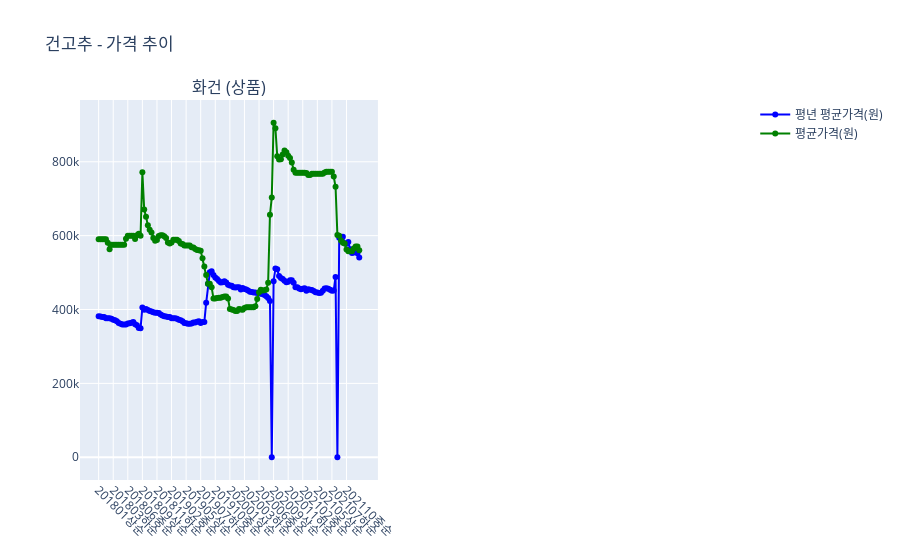
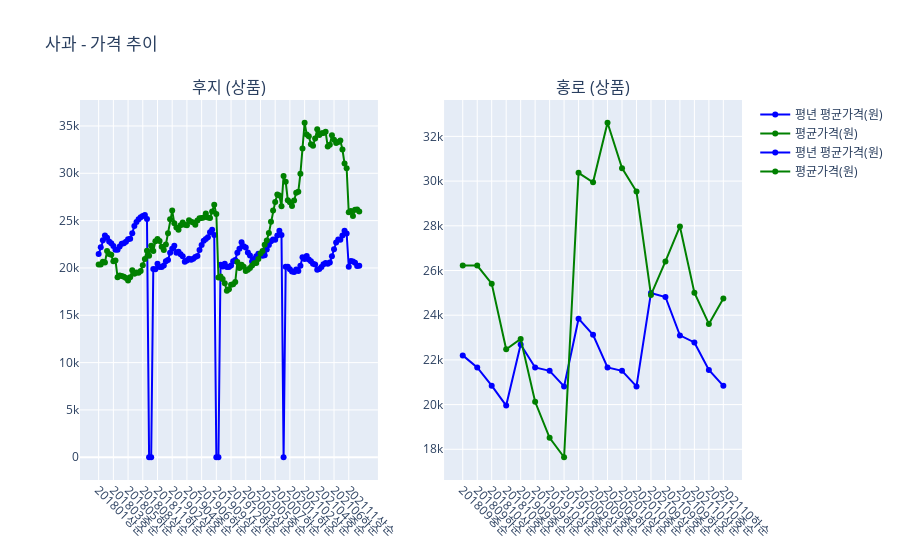
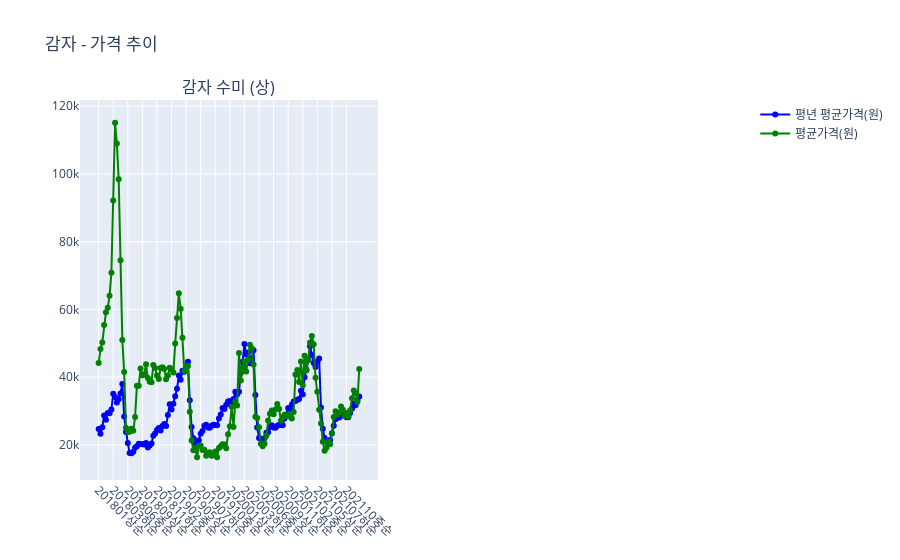
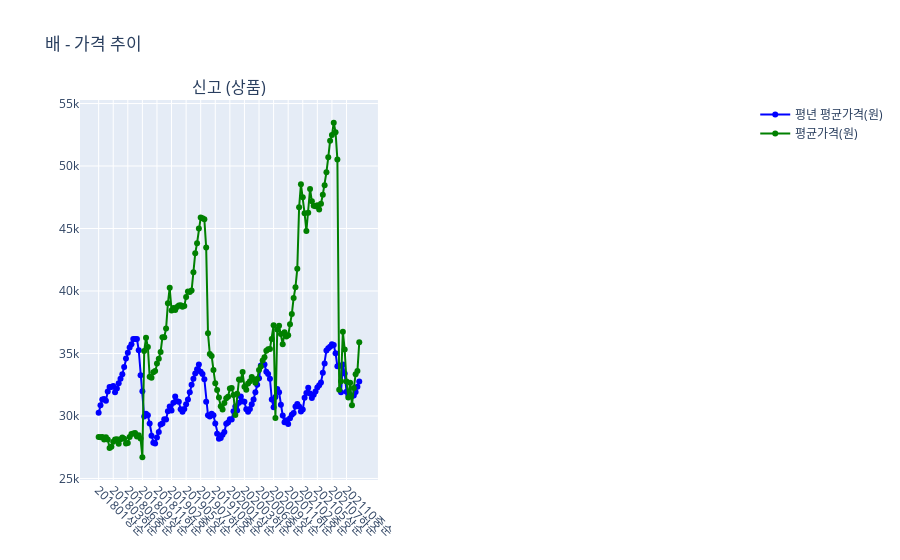

These figures' notebook cell, in order:
### Markdown cell above
### train data eda

### Code cell
import math
from matplotlib.ticker import MaxNLocator
import plotly.graph_objects as go
from plotly.subplots import make_subplots

unique_items = filtered_df['품목명'].unique()
for item in unique_items:
    item_data = filtered_df[filtered_df['품목명'] == item]
    unique_combinations = item_data[['품종명', '등급']].drop_duplicates()
    num_combinations = len(unique_combinations)
    
    cols = 2
    rows = math.ceil(num_combinations / cols)
    
    fig = make_subplots(rows=rows, cols=cols, subplot_titles=[f"{variety} ({grade})" for variety, grade in unique_combinations.itertuples(index=False)])
    
    for idx, (variety, grade) in enumerate(unique_combinations.itertuples(index=False)):
        row = idx // cols + 1
        col = idx % cols + 1
        combination_data = item_data[
            (item_data['품종명'] == variety) &
            (item_data['등급'] == grade)
        ].dropna(subset=['평년 평균가격(원)', '평균가격(원)', '시점']).sort_values('시점')
        
        fig.add_trace(
            go.Scatter(x=combination_data['시점'], y=combination_data['평년 평균가격(원)'],
                       mode='lines+markers', name='평년 평균가격(원)', line=dict(color='blue')),
            row=row, col=col
        )
        
        fig.add_trace(
            go.Scatter(x=combination_data['시점'], y=combination_data['평균가격(원)'],
                       mode='lines+markers', name='평균가격(원)', line=dict(color='green')),
            row=row, col=col
        )
    
    fig.update_layout(title_text=f"{item} - 가격 추이", showlegend=True)
    fig.update_xaxes(tickangle=45)
    fig.show()
    
    # (Optional) Save the plot as HTML
    # fig.write_html(f"{item}_가격추이.html")

### Figure 1 — Plotly figure (JSON) as saved in the notebook; plotly's stock layout.template omitted (floating-point values rounded to 4 significant figures; data arrays with more than 128 entries replaced by an {"elided": "..."} marker saying what was removed)
{"data": [{"line": {"color": "blue"}, "mode": "lines+markers", "name": "평년 평균가격(원)", "type": "scatter", "x": {"elided": "144 str values"}, "xaxis": "x", "y": {"elided": "144 float values"}, "yaxis": "y"}, {"line": {"color": "green"}, "mode": "lines+markers", "name": "평균가격(원)", "type": "scatter", "x": {"elided": "144 str values"}, "xaxis": "x", "y": {"elided": "144 float values"}, "yaxis": "y"}], "layout": {"annotations": [{"font": {"size": 16}, "showarrow": false, "text": "화건 (상품)", "x": 0.225, "xanchor": "center", "xref": "paper", "y": 1, "yanchor": "bottom", "yref": "paper"}], "showlegend": true, "title": {"text": "건고추 - 가격 추이"}, "xaxis": {"anchor": "y", "domain": [0, 0.45], "tickangle": 45}, "xaxis2": {"anchor": "y2", "domain": [0.55, 1], "tickangle": 45}, "yaxis": {"anchor": "x", "domain": [0, 1]}, "yaxis2": {"anchor": "x2", "domain": [0, 1]}}}

### Figure 2 — Plotly figure (JSON) as saved in the notebook; plotly's stock layout.template omitted (floating-point values rounded to 4 significant figures)
{"data": [{"line": {"color": "blue"}, "mode": "lines+markers", "name": "평년 평균가격(원)", "type": "scatter", "x": ["201801상순", "201801중순", "201801하순", "201802상순", "201802중순", "201802하순", "201803상순", "201803중순", "201803하순", "201804상순", "201804중순", "201804하순", "201805상순", "201805중순", "201805하순", "201806상순", "201806중순", "201806하순", "201807상순", "201807중순", "201807하순", "201808상순", "201808중순", "201808하순", "201809상순", "201810하순", "201811상순", "201811중순", "201811하순", "201812상순", "201812중순", "201812하순", "201901상순", "201901중순", "201901하순", "201902상순", "201902중순", "201902하순", "201903상순", "201903중순", "201903하순", "201904상순", "201904중순", "201904하순", "201905상순", "201905중순", "201905하순", "201906상순", "201906중순", "201906하순", "201907상순", "201907중순", "201907하순", "201908상순", "201908중순", "201908하순", "201909상순", "201910하순", "201911상순", "201911중순", "201911하순", "201912상순", "201912중순", "201912하순", "202001상순", "202001중순", "202001하순", "202002상순", "202002중순", "202002하순", "202003상순", "202003중순", "202003하순", "202004상순", "202004중순", "202004하순", "202005상순", "202005중순", "202005하순", "202006상순", "202006중순", "202006하순", "202007상순", "202007중순", "202007하순", "202008상순", "202008중순", "202008하순", "202010하순", "202011상순", "202011중순", "202011하순", "202012상순", "202012중순", "202012하순", "202101상순", "202101중순", "202101하순", "202102상순", "202102중순", "202102하순", "202103상순", "202103중순", "202103하순", "202104상순", "202104중순", "202104하순", "202105상순", "202105중순", "202105하순", "202106상순", "202106중순", "202106하순", "202107상순", "202107중순", "202107하순", "202108상순", "202108중순", "202108하순", "202111상순", "202111중순", "202111하순", "202112상순", "202112중순", "202112하순"], "xaxis": "x", "y": [21460.0, 22180.0, 22920.0, 23420.0, 23200.0, 22790.0, 22620.0, 22322, 21930.0, 21920.0, 22250.0, 22566, 22600.0, 22760.0, 23036, 23094, 23656, 24440.0, 24860.0, 25150.0, 25347, 25500.0, 25584, 25160.0, 0, 0, 19883, 19870.0, 20430, 20100.0, 20100.0, 20250.0, 20700.0, 20851, 21610.0, 22030.0, 22330.0, 21610, 21710.0, 21440.0, 21247, 20650.0, 20790.0, 20969, 20860.0, 20960.0, 21150.0, 21271, 21896, 22429, 22870.0, 23066, 23230.0, 23780.0, 24041, 23490.0, 0, 0, 20330.0, 20160, 20430, 20100.0, 20100.0, 20250.0, 20700.0, 20851, 21610.0, 22030.0, 22720.0, 22290.0, 22160.0, 21629, 21320.0, 20680.0, 20940.0, 21240.0, 21510.0, 21450.0, 21300.0, 21332, 21940.0, 22429, 22830.0, 22995, 22970.0, 23420.0, 23930.0, 23490.0, 0, 20130.0, 20130.0, 19860.0, 19610.0, 19580.0, 19820.0, 19678, 20230.0, 21140.0, 20930.0, 21259, 20900.0, 20707, 20450.0, 20370.0, 19819, 19900.0, 20096, 20389, 20510.0, 20440.0, 20580.0, 21233, 21970.0, 22679, 22995, 22970.0, 23420.0, 23930.0, 23650.0, 20130.0, 20740.0, 20673, 20540.0, 20197, 20240.0], "yaxis": "y"}, {"line": {"color": "green"}, "mode": "lines+markers", "name": "평균가격(원)", "type": "scatter", "x": ["201801상순", "201801중순", "201801하순", "201802상순", "201802중순", "201802하순", "201803상순", "201803중순", "201803하순", "201804상순", "201804중순", "201804하순", "201805상순", "201805중순", "201805하순", "201806상순", "201806중순", "201806하순", "201807상순", "201807중순", "201807하순", "201808상순", "201808중순", "201808하순", "201809상순", "201810하순", "201811상순", "201811중순", "201811하순", "201812상순", "201812중순", "201812하순", "201901상순", "201901중순", "201901하순", "201902상순", "201902중순", "201902하순", "201903상순", "201903중순", "201903하순", "201904상순", "201904중순", "201904하순", "201905상순", "201905중순", "201905하순", "201906상순", "201906중순", "201906하순", "201907상순", "201907중순", "201907하순", "201908상순", "201908중순", "201908하순", "201909상순", "201910하순", "201911상순", "201911중순", "201911하순", "201912상순", "201912중순", "201912하순", "202001상순", "202001중순", "202001하순", "202002상순", "202002중순", "202002하순", "202003상순", "202003중순", "202003하순", "202004상순", "202004중순", "202004하순", "202005상순", "202005중순", "202005하순", "202006상순", "202006중순", "202006하순", "202007상순", "202007중순", "202007하순", "202008상순", "202008중순", "202008하순", "202010하순", "202011상순", "202011중순", "202011하순", "202012상순", "202012중순", "202012하순", "202101상순", "202101중순", "202101하순", "202102상순", "202102중순", "202102하순", "202103상순", "202103중순", "202103하순", "202104상순", "202104중순", "202104하순", "202105상순", "202105중순", "202105하순", "202106상순", "202106중순", "202106하순", "202107상순", "202107중순", "202107하순", "202108상순", "202108중순", "202108하순", "202111상순", "202111중순", "202111하순", "202112상순", "202112중순", "202112하순"], "xaxis": "x", "y": [20361, 20359, 20653, 20563, 21779, 21465, 21384, 20695, 20794, 19019, 19208, 19154, 19074, 18943, 18681, 19018, 19762, 19393, 19508, 19496, 19680, 20287, 20956, 21807, 21299, 22336, 21791, 22815, 23070, 22840, 22237, 21908, 22487, 23655, 25155, 26059, 24721, 24274, 24027, 24501, 24797, 24550, 24522, 25049, 24884, 24801, 24563, 25007, 25248, 25287, 25319, 25760, 25340, 25279, 25974, 26672, 25700, 18986, 19086, 18829, 18390, 17583, 17745, 18227, 18290, 18508, 20625, 20006, 20348, 20120, 19667, 19802, 19988, 20251, 20484, 20518, 20940, 21526, 21783, 22451, 22908, 23682, 24879, 26075, 26973, 27768, 27649, 26514, 29715, 29099, 27159, 26942, 26543, 27134, 27935, 28046, 29954, 32624, 35339, 34097, 33901, 33066, 32917, 33668, 34642, 34038, 34235, 34263, 34386, 32823, 33013, 34023, 33554, 33200, 33300, 33472, 32511, 31031, 30531, 25889, 26004, 25494, 26144, 26177, 25952], "yaxis": "y"}, {"line": {"color": "blue"}, "mode": "lines+markers", "name": "평년 평균가격(원)", "type": "scatter", "x": ["201809중순", "201809하순", "201810상순", "201810중순", "201909중순", "201909하순", "201910상순", "201910중순", "202009상순", "202009중순", "202009하순", "202010상순", "202010중순", "202109상순", "202109중순", "202109하순", "202110상순", "202110중순", "202110하순"], "xaxis": "x2", "y": [22200.0, 21660.0, 20850.0, 19957, 22690.0, 21660.0, 21510.0, 20810.0, 23840.0, 23123, 21660.0, 21510.0, 20810.0, 24993, 24813, 23100.0, 22780.0, 21550.0, 20840.0], "yaxis": "y2"}, {"line": {"color": "green"}, "mode": "lines+markers", "name": "평균가격(원)", "type": "scatter", "x": ["201809중순", "201809하순", "201810상순", "201810중순", "201909중순", "201909하순", "201910상순", "201910중순", "202009상순", "202009중순", "202009하순", "202010상순", "202010중순", "202109상순", "202109중순", "202109하순", "202110상순", "202110중순", "202110하순"], "xaxis": "x2", "y": [26228, 26219, 25411, 22474, 22939, 20127, 18516, 17644, 30369, 29944, 32610, 30579, 29534, 24907, 26407, 27970, 25009, 23608, 24750.0], "yaxis": "y2"}], "layout": {"annotations": [{"font": {"size": 16}, "showarrow": false, "text": "후지 (상품)", "x": 0.225, "xanchor": "center", "xref": "paper", "y": 1, "yanchor": "bottom", "yref": "paper"}, {"font": {"size": 16}, "showarrow": false, "text": "홍로 (상품)", "x": 0.775, "xanchor": "center", "xref": "paper", "y": 1, "yanchor": "bottom", "yref": "paper"}], "showlegend": true, "title": {"text": "사과 - 가격 추이"}, "xaxis": {"anchor": "y", "domain": [0, 0.45], "tickangle": 45}, "xaxis2": {"anchor": "y2", "domain": [0.55, 1], "tickangle": 45}, "yaxis": {"anchor": "x", "domain": [0, 1]}, "yaxis2": {"anchor": "x2", "domain": [0, 1]}}}

### Figure 3 — Plotly figure (JSON) as saved in the notebook; plotly's stock layout.template omitted (floating-point values rounded to 4 significant figures; data arrays with more than 128 entries replaced by an {"elided": "..."} marker saying what was removed)
{"data": [{"line": {"color": "blue"}, "mode": "lines+markers", "name": "평년 평균가격(원)", "type": "scatter", "x": {"elided": "144 str values"}, "xaxis": "x", "y": {"elided": "144 float values"}, "yaxis": "y"}, {"line": {"color": "green"}, "mode": "lines+markers", "name": "평균가격(원)", "type": "scatter", "x": {"elided": "144 str values"}, "xaxis": "x", "y": {"elided": "144 float values"}, "yaxis": "y"}], "layout": {"annotations": [{"font": {"size": 16}, "showarrow": false, "text": "감자 수미 (상)", "x": 0.225, "xanchor": "center", "xref": "paper", "y": 1, "yanchor": "bottom", "yref": "paper"}], "showlegend": true, "title": {"text": "감자 - 가격 추이"}, "xaxis": {"anchor": "y", "domain": [0, 0.45], "tickangle": 45}, "xaxis2": {"anchor": "y2", "domain": [0.55, 1], "tickangle": 45}, "yaxis": {"anchor": "x", "domain": [0, 1]}, "yaxis2": {"anchor": "x2", "domain": [0, 1]}}}

### Figure 4 — Plotly figure (JSON) as saved in the notebook; plotly's stock layout.template omitted (floating-point values rounded to 4 significant figures; data arrays with more than 128 entries replaced by an {"elided": "..."} marker saying what was removed)
{"data": [{"line": {"color": "blue"}, "mode": "lines+markers", "name": "평년 평균가격(원)", "type": "scatter", "x": {"elided": "144 str values"}, "xaxis": "x", "y": {"elided": "144 float values"}, "yaxis": "y"}, {"line": {"color": "green"}, "mode": "lines+markers", "name": "평균가격(원)", "type": "scatter", "x": {"elided": "144 str values"}, "xaxis": "x", "y": {"elided": "144 int values"}, "yaxis": "y"}], "layout": {"annotations": [{"font": {"size": 16}, "showarrow": false, "text": "신고 (상품)", "x": 0.225, "xanchor": "center", "xref": "paper", "y": 1, "yanchor": "bottom", "yref": "paper"}], "showlegend": true, "title": {"text": "배 - 가격 추이"}, "xaxis": {"anchor": "y", "domain": [0, 0.45], "tickangle": 45}, "xaxis2": {"anchor": "y2", "domain": [0.55, 1], "tickangle": 45}, "yaxis": {"anchor": "x", "domain": [0, 1]}, "yaxis2": {"anchor": "x2", "domain": [0, 1]}}}
